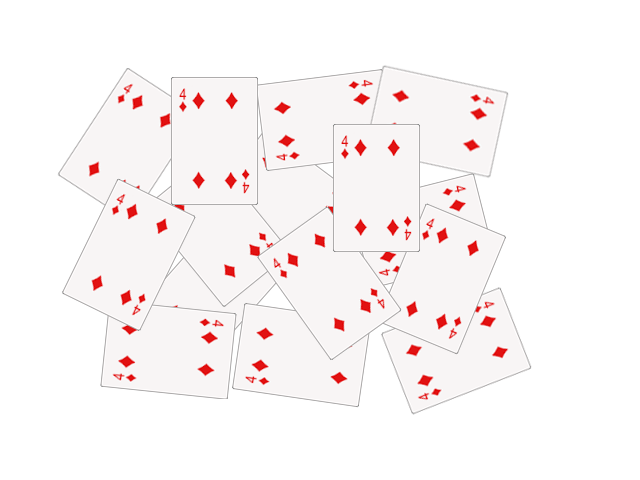
#> input picture seminars/seminar_06/data/cards.png, 640 x 480 px
$ jupyter execute Seminar_6.ipynb   (shell and % lines are left out)   (older library calls are emulated)
#> lines starting #> are read from the running program, lines starting #| are printed output that depends on the picture; after the words box and inside, x2 and y2 are one past the last pixel; in counts of white or black regions, pixels touching at a corner belong together
# Семинар 6 - Классические алгоритмы сегментации изображения и обнаружения объектов

***

[cell 1]
import random as rng

import cv2
import numpy as np
import matplotlib.pyplot as plt
from sklearn.metrics import pairwise

rng.seed(12345)

# Image Segmentation with Distance Transform and Watershed Algorithm

Источник - https://docs.opencv.org/3.4/d2/dbd/tutorial_distance_transform.html

В этом семинаре вы узнаете, как:

- Использовать `cv2.filter2D`, чтобы выполнить фильтрацию Лапласа для повышения резкости изображения.
- Использовать `cv2.distanceTransform`, чтобы получить производное представление двоичного изображения, где значение каждого пикселя заменяется его расстоянием до ближайшего пикселя фона.
- Использовать `cv2.watershed`, чтобы изолировать объекты на изображении от фона.

[cell 2]
img_src = cv2.cvtColor(cv2.imread("data/cards.png"), cv2.COLOR_BGR2RGB)
plt.imshow(img_src);

[cell 3]
# Change the background from white to black, since that will help later to extract
# better results during the use of Distance Transform
img = img_src.copy()
img[np.all(img == 255, axis=2)] = 0

plt.imshow(img);

[cell 4]
# Create a kernel that we will use to sharpen our image
# an approximation of second derivative, a quite strong kernel
kernel = np.array(
    [[  1,  1,  1],
     [  1, -8,  1],
     [  1,  1,  1]], dtype=np.float32)
# do the laplacian filtering as it is
# well, we need to convert everything in something more deeper then CV_8U
# because the kernel has some negative values,
# and we can expect in general to have a Laplacian image with negative values
# BUT a 8bits unsigned int (the one we are working with) can contain values from 0 to 255
# so the possible negative number will be truncated
imgLaplacian = cv2.filter2D(img, cv2.CV_32F, kernel)
sharp = np.float32(img)
imgResult = sharp - imgLaplacian

# convert back to 8bits gray scale
imgResult = np.clip(imgResult, 0, 255)
imgResult = imgResult.astype('uint8')
imgLaplacian = np.clip(imgLaplacian, 0, 255)
imgLaplacian = np.uint8(imgLaplacian)

plt.figure(figsize=(10, 5))
plt.subplot(121)
plt.imshow(imgLaplacian)
plt.title('Laplacian')
plt.subplot(122)
plt.imshow(imgResult)
plt.title('New Sharped Image');

### Бинаризация изображения

[cell 5]
# Create binary image from source image
bw = cv2.cvtColor(imgResult, cv2.COLOR_BGR2GRAY)
_, bw = cv2.threshold(bw, 40, 255, cv2.THRESH_BINARY | cv2.THRESH_OTSU)
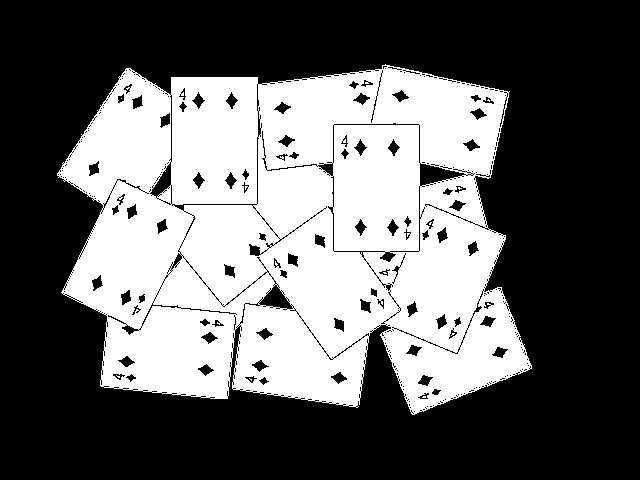
#> bw: shape (480, 640); 38.9% white; 10 white regions (9 under 20 px), largest, box (x1, y1, x2, y2) and area: (57, 64, 532, 415) 119477
plt.imshow(bw, cmap="Greys_r");

### Distance transform

[cell 6]
# Perform the distance transform algorithm
dist = cv2.distanceTransform(bw, cv2.DIST_L2, 3)
# Normalize the distance image for range = {0.0, 1.0}
# so we can visualize and threshold it
cv2.normalize(dist, dist, 0, 1.0, cv2.NORM_MINMAX)
plt.imshow(dist, cmap="Greys_r");

[cell 7]
# Threshold to obtain the peaks
# This will be the markers for the foreground objects
_, dist = cv2.threshold(dist, 0.4, 1.0, cv2.THRESH_BINARY)
#> dist: shape (480, 640) float32; values 0 (black) and 1 (white), 7.1% white; 15 white regions (1 under 20 px), largest, box (x1, y1, x2, y2) and area: (94, 228, 165, 280) 2212, (348, 159, 405, 216) 2186, (187, 112, 243, 169) 2179
# Dilate a bit the dist image
kernel1 = np.ones((3,3), dtype=np.uint8)
dist = cv2.dilate(dist, kernel1)
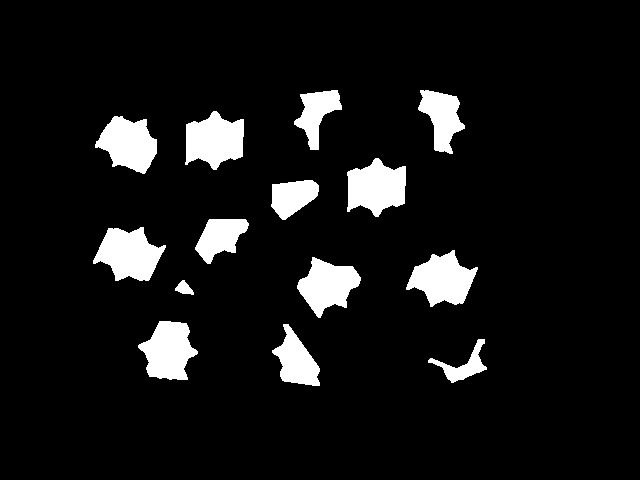
#> dist: shape (480, 640) float32; values 0 (black) and 1 (white), 8.2% white; 14 white regions, largest, box (x1, y1, x2, y2) and area: (93, 227, 166, 281) 2498, (347, 158, 406, 217) 2450, (185, 111, 244, 170) 2442
plt.imshow(dist, cmap="Greys_r");

[cell 8]
# Create the CV_8U version of the distance image
# It is needed for findContours()
dist_8u = dist.astype('uint8')
#> dist_8u: shape (480, 640); values 0 (black) and 1 (white), 8.2% white; 14 white regions
# Find total markers
contours, _ = cv2.findContours(dist_8u, cv2.RETR_EXTERNAL, cv2.CHAIN_APPROX_SIMPLE)
#> contours = 14 contours; largest, box (x1, y1, x2, y2) and area: (93, 227, 166, 281) 2396, (347, 158, 406, 217) 2348, (185, 111, 244, 170) 2340, (406, 250, 478, 307) 2280, (138, 321, 198, 380) 2240
# Create the marker image for the watershed algorithm
markers = np.zeros(dist.shape, dtype=np.int32)
# Draw the foreground markers
for i in range(len(contours)):
    cv2.drawContours(
        markers,   # image
        contours,  # contours list
        i,         # contour index to draw
        (i+1),     # color (fill value)
        -1,        # thickness (if negative - fill the contour)
    )
#> this loop made 14 passes
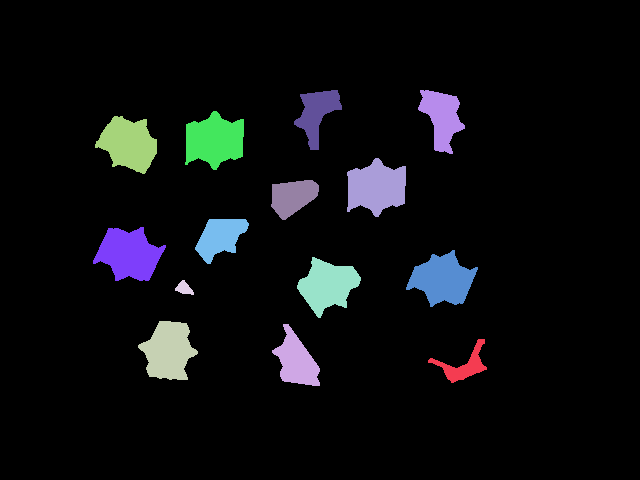
#> markers: shape (480, 640) int32; 15 distinct labels, from 0 to 14; one colour per label, 0 black
# Draw the background marker
cv2.circle(
    markers,        # image
    (5,5),          # center
    3,              # radius
    (255,255,255),  # color
    -1,             # thickness (if negative - fill)
)
#> markers: shape (480, 640) int32; 16 distinct labels, from 0 to 255

markers_8u = (markers * 10).astype('uint8')
plt.imshow(markers_8u, cmap="Greys_r");

### Алгоритм Watershed

[cell 9]
# Perform the watershed algorithm
cv2.watershed(imgResult, markers)

mark = markers.astype('uint8')
mark = cv2.bitwise_not(mark)
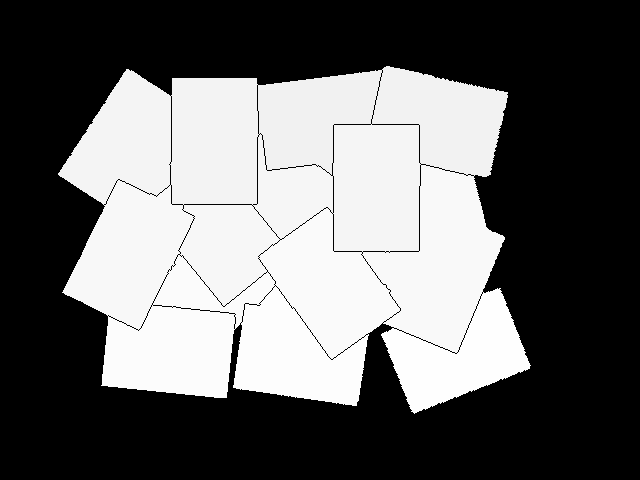
#> mark: shape (480, 640); min 0, max 254, mean 101.2
# uncomment this if you want to see how the mark
# image looks like at that point
# plt.imshow(mark)
# Generate random colors
colors = []
for contour in contours:
    colors.append((rng.randint(0,256), rng.randint(0,256), rng.randint(0,256)))
#> after the loop, colors = [(213, 5, 152), (188, 99, 138), (223, 82, 191), (63, 221, 133), (89, 95, 181), (46, 211, 85), (75, 105, 39), (97, 174, 164), (12, 234, 173), (13, 212, 1), (3, 83, 91), (146, 50, 212), (54, 93, 192), (119, 168, 20)]
# Create the result image
dst = np.zeros((markers.shape[0], markers.shape[1], 3), dtype=np.uint8)
# Fill labeled objects with random colors
for i in range(markers.shape[0]):
    for j in range(markers.shape[1]):
        index = markers[i,j]
        if index > 0 and index <= len(contours):
            dst[i,j,:] = colors[index-1]
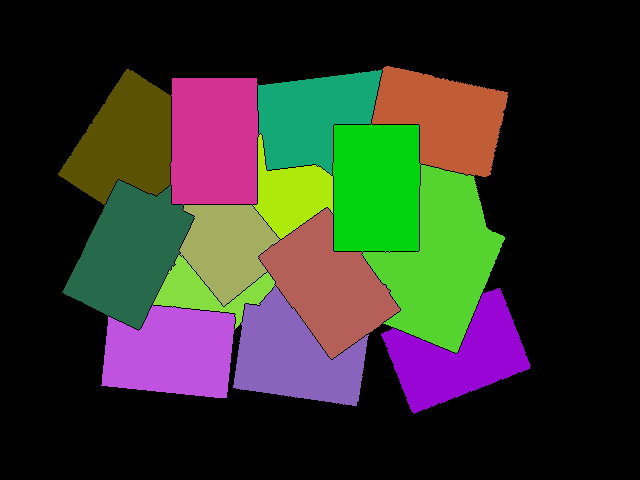
#> dst: shape (480, 640, 3); mean of channels 0, 1, 2 40.2, 50.5, 49.8; drawn as B, G, R

# Visualize the final image
plt.imshow(dst);

[cell 10]
blended = cv2.addWeighted(img_src, 0.5, dst, 0.5, 0.0)
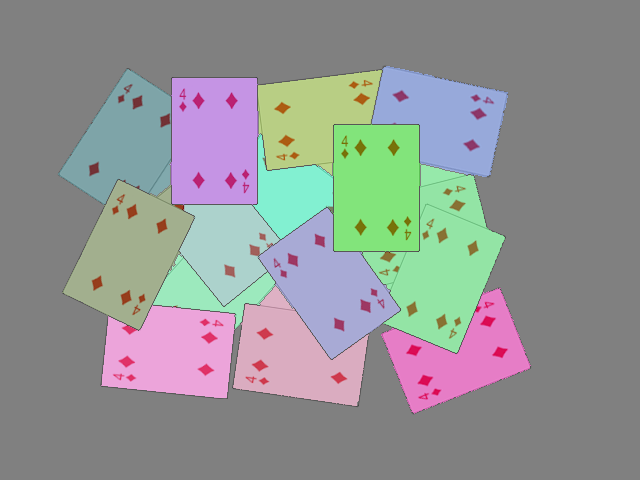
#> blended: shape (480, 640, 3); mean R, G, B 145.7, 148.4, 148.1
plt.imshow(blended);

# Домашнее задание: подсчет количества пальцев

Вам предлагается реализовать алгоритм, подсчитывающий количество пальцев.

Один из возможных вариантов решения:
- Получить бинаризованное изображение и найти контур руки;
- Построить выпуклый контур функцией `cv2.convexHull` - https://docs.opencv.org/3.4/d7/d1d/tutorial_hull.html
- Найти дефекты выпуклости контура функцией [`cv2.convexityDefects`](https://docs.opencv.org/3.4/d3/dc0/group__imgproc__shape.html#gada4437098113fd8683c932e0567f47ba)
- После некоторой фильтрации дефектов, их число будет напрямую коррелировать с числом пальцев.

**Требования:**
1. Продемонстрируйте работоспособность алгоритма на любом числе пальцев (от 0 до 5).
2. Используйте фото своей руки для демонстрации (предложенное фото лишь для отладки).

[cell 11]
img = cv2.cvtColor(cv2.imread("data/hand.jpg"), cv2.COLOR_BGR2RGB)
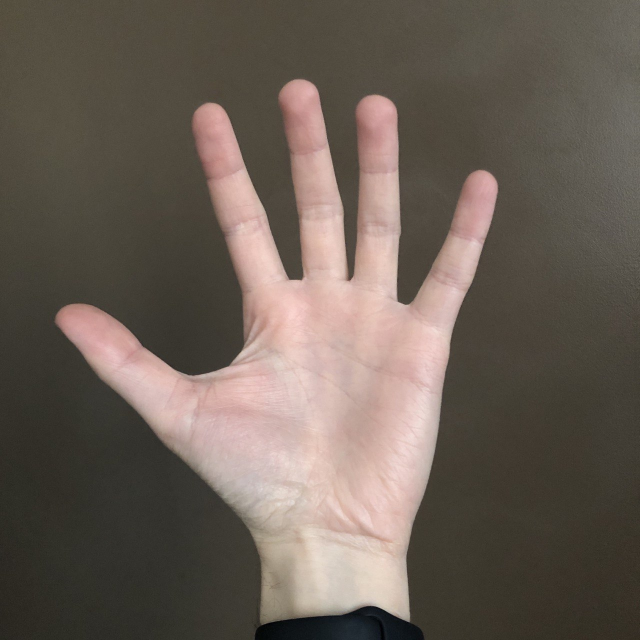
#> input picture seminars/seminar_06/data/hand.jpg, 1280 x 1280 px (shown at 1/2 size)
#> img: shape (1280, 1280, 3)
plt.imshow(img);

[cell 12]
kernel = np.array(
    [[  1,  1,  1],
     [  1, -8,  1],
     [  1,  1,  1]], dtype=np.float32)
# do the laplacian filtering as it is
# well, we need to convert everything in something more deeper then CV_8U
# because the kernel has some negative values,
# and we can expect in general to have a Laplacian image with negative values
# BUT a 8bits unsigned int (the one we are working with) can contain values from 0 to 255
# so the possible negative number will be truncated
imgLaplacian = cv2.filter2D(img, cv2.CV_32F, kernel)
#> imgLaplacian: shape (1280, 1280, 3) float32
sharp = np.float32(img)
#> sharp: shape (1280, 1280, 3) float32
imgResult = sharp - imgLaplacian
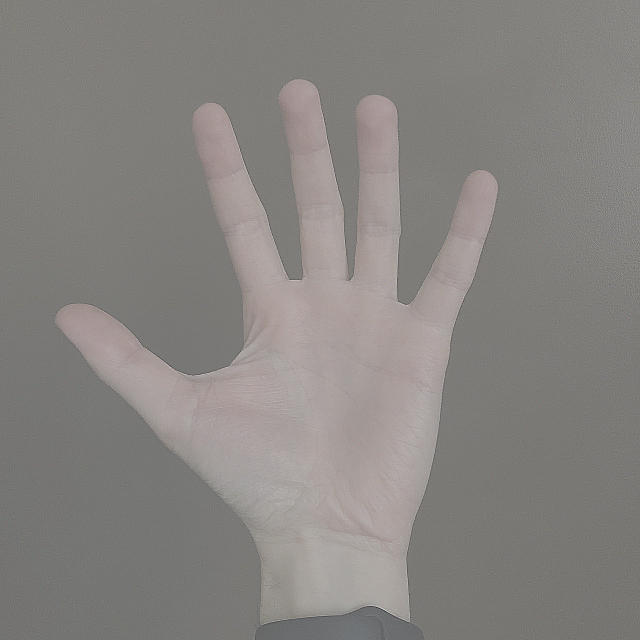
#> imgResult: shape (1280, 1280, 3) float32 (shown at 1/2 size); mean R, G, B 105.7, 94.7, 85.3; drawn with min black and max white

# convert back to 8bits gray scale
imgResult = np.clip(imgResult, 0, 255)
imgResult = imgResult.astype('uint8')
imgLaplacian = np.clip(imgLaplacian, 0, 255)
imgLaplacian = np.uint8(imgLaplacian)

[cell 13]
gray = cv2.cvtColor(img, cv2.COLOR_RGB2GRAY)
_, thresh = cv2.threshold(gray, 25, 255, cv2.THRESH_BINARY | cv2.THRESH_OTSU)
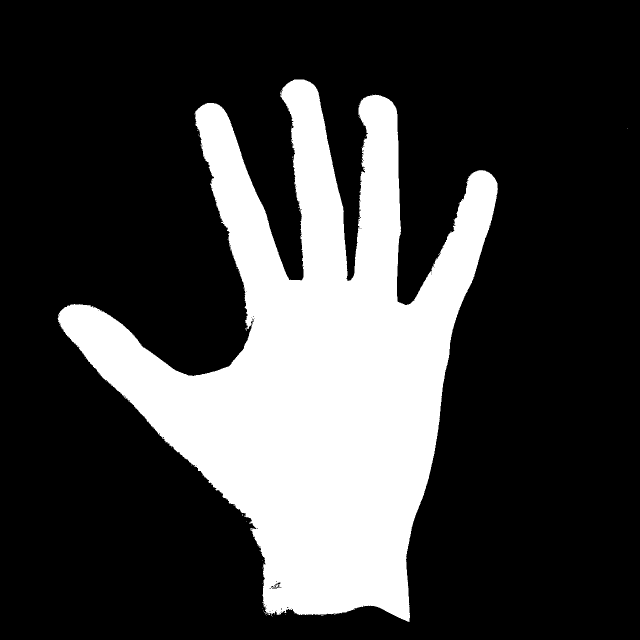
#> thresh: shape (1280, 1280) (shown at 1/2 size); 24.8% white; 50 white regions (49 under 20 px)
plt.imshow(thresh, cmap = 'gray')

[cell 14]
cnt, _ = cv2.findContours(thresh, cv2.RETR_EXTERNAL, cv2.CHAIN_APPROX_SIMPLE)
#> cnt = 50 contours, 49 with area under 20; largest, box (x1, y1, x2, y2) and area: (115, 159, 996, 1244) 403272
hand_segment = max(cnt, key = cv2.contourArea)
#> hand_segment = contour of 3318 points, box (x1, y1, x2, y2) (115, 159, 996, 1244), area 403272

[cell 15]
img_with_contour = cv2.drawContours(img.copy(), hand_segment, -1, (0, 255, 0), 2)
plt.imshow(img_with_contour)
plt.show()

[cell 16]
conv_hull = cv2.convexHull(hand_segment)
#> conv_hull = contour of 32 points, box (x1, y1, x2, y2) (115, 159, 996, 1244), area 641116
top    = tuple(conv_hull[conv_hull[:, :, 1].argmin()][0])
#> top = (608, 159)
bottom = tuple(conv_hull[conv_hull[:, :, 1].argmax()][0])
#> bottom = (818, 1243)
left   = tuple(conv_hull[conv_hull[:, :, 0].argmin()][0])
#> left = (115, 636)
right  = tuple(conv_hull[conv_hull[:, :, 0].argmax()][0])
#> right = (995, 377)

cX = (left[0] + right[0]) // 2
#> cX = 555
cY = (top[1] + bottom[1]) // 2 # счиаем центр выпуклого контура
#> cY = 701

distance = pairwise.euclidean_distances([(cX, cY)], Y=[left, right, top, bottom])[0]
#> distance = [444.8, 546.4, 544.6, 602.4]

max_distance = distance.max()
#> max_distance = 602.4


radius = int(0.85 * max_distance)
#> radius = 512
circumference = (2 * np.pi * radius)
#> circumference = 3217


circular_roi = np.zeros(thresh.shape[:2], dtype="uint8")

cv2.circle(circular_roi, (cX, cY), radius, 255, 10) # рисуем окружность вокруг ранее найденого центра
#> circular_roi: shape (1280, 1280); 2.1% white; 1 white region, box (x1, y1, x2, y2) and area: (38, 184, 1073, 1219) 35220


circular_roi = cv2.bitwise_and(thresh, thresh, mask=circular_roi) # находим пересчение окружности и пальцов
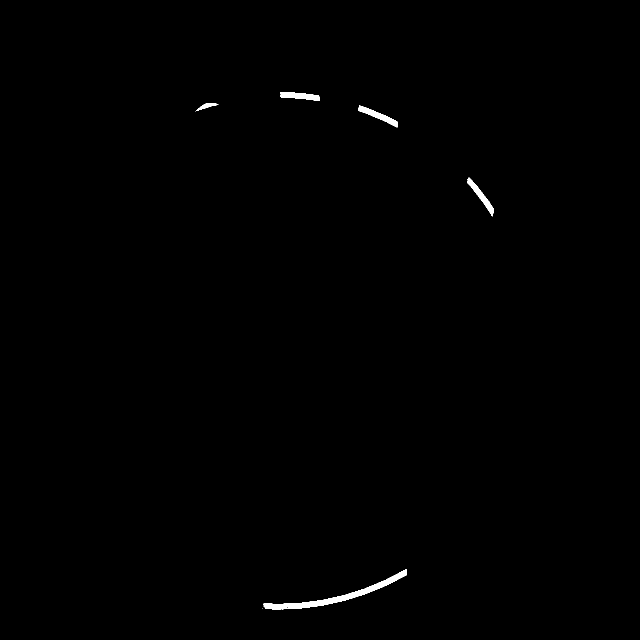
#> circular_roi: shape (1280, 1280) (shown at 1/2 size); 0.38% white; 7 white regions (2 under 20 px)

contours, hierarchy = cv2.findContours(circular_roi.copy(), cv2.RETR_EXTERNAL, cv2.CHAIN_APPROX_NONE)
#> contours = 7 contours, 2 with area under 20; largest, box (x1, y1, x2, y2) and area: (526, 1138, 814, 1219) 2966, (717, 211, 795, 255) 843, (934, 354, 988, 433) 819, (560, 184, 640, 202) 764, (393, 206, 437, 222) 217


count = 0


for cnt in contours:


    (x, y, w, h) = cv2.boundingRect(cnt)

    out_of_wrist = ((cY + (cY * 0.5)) > (y + h)) # находим те которые выходят за пределы запястья


    if  out_of_wrist:
        count += 1
#> this loop made 7 passes
#> (x, y, w, h, out_of_wrist) on passes 1 to 7: (525, 1217, 1, 1, False), (526, 1138, 288, 81, False), (934, 354, 54, 79, True), (391, 222, 1, 1, True), (717, 211, 78, 44, True), (393, 206, 44, 16, True), (560, 184, 80, 18, True)
#> after the loop, count = 5

[cell 17]
count
#> Out = 5
